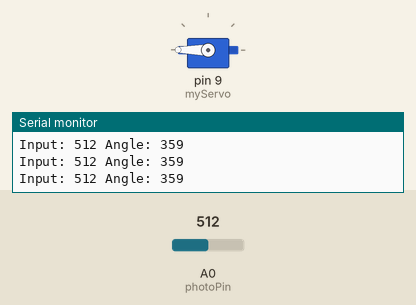
The sketch below on a simulated Arduino Uno, built with avr-gcc and run on an emulated ATmega328P. Shown: servo, the last lines printed to the serial monitor. Inputs (shaded band) come from the test bench; at power-on: A0 (photoPin) = 512.

Above: at 1.2 s.
1.3 s: A0 (photoPin) set to 122
At 2.5 s:
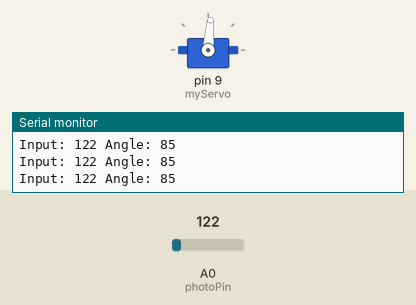
2.8 s: A0 (photoPin) set to 0
At 3.1 s:
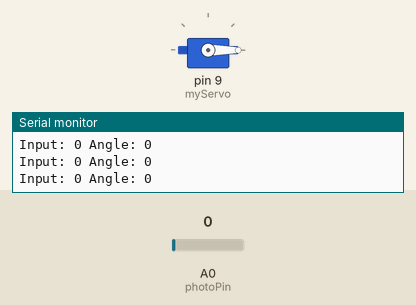
4.3 s: A0 (photoPin) set to 306
At 5.3 s:
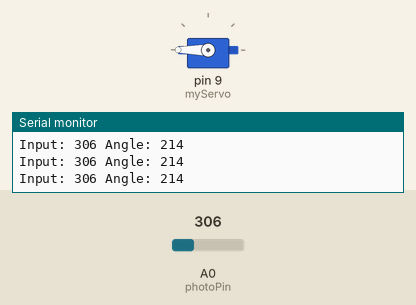
7.3 s: A0 (photoPin) set to 703
8.8 s: A0 (photoPin) set to 730
At 9.6 s:
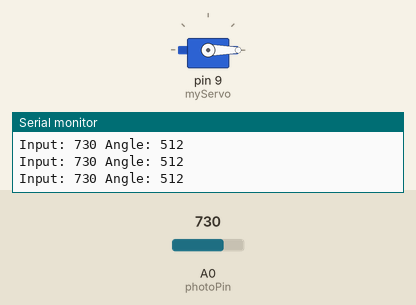
Timing chart, 0 to 11.8 s (numbered marks = the images above; inputs shaded):
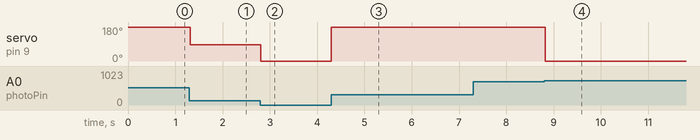

Measured:
- the behaviour switches between 712 and 713 on A0 (photoPin) (found by bisection; images 3 and 4)
- after the input at 1.3 s, servo on pin 9 (myServo): 180° → 85° at once
- after the input at 2.8 s, servo on pin 9 (myServo): 85° → 0° at once
- after the input at 4.3 s, servo on pin 9 (myServo): 0° → 180° at once
- after the input at 8.8 s, servo on pin 9 (myServo): 180° → 0° at once

The sketch:

practice7.ino
```cpp
#include <Servo.h>
Servo myServo;
int const photoPin = A0;
int angle;
int photoVal;
void setup() {

    myServo.attach(9);
    Serial.begin(9600);

}

void loop() {
  // put your main code here, to run repeatedly:
  photoVal = analogRead(photoPin);
  angle = map(photoVal, 0, 255, 0, 179);
  Serial.print("Input: ");
  Serial.print(photoVal);
  Serial.print(" Angle: ");
  Serial.println(angle);
  myServo.write(angle);

  delay(20);

}
```
